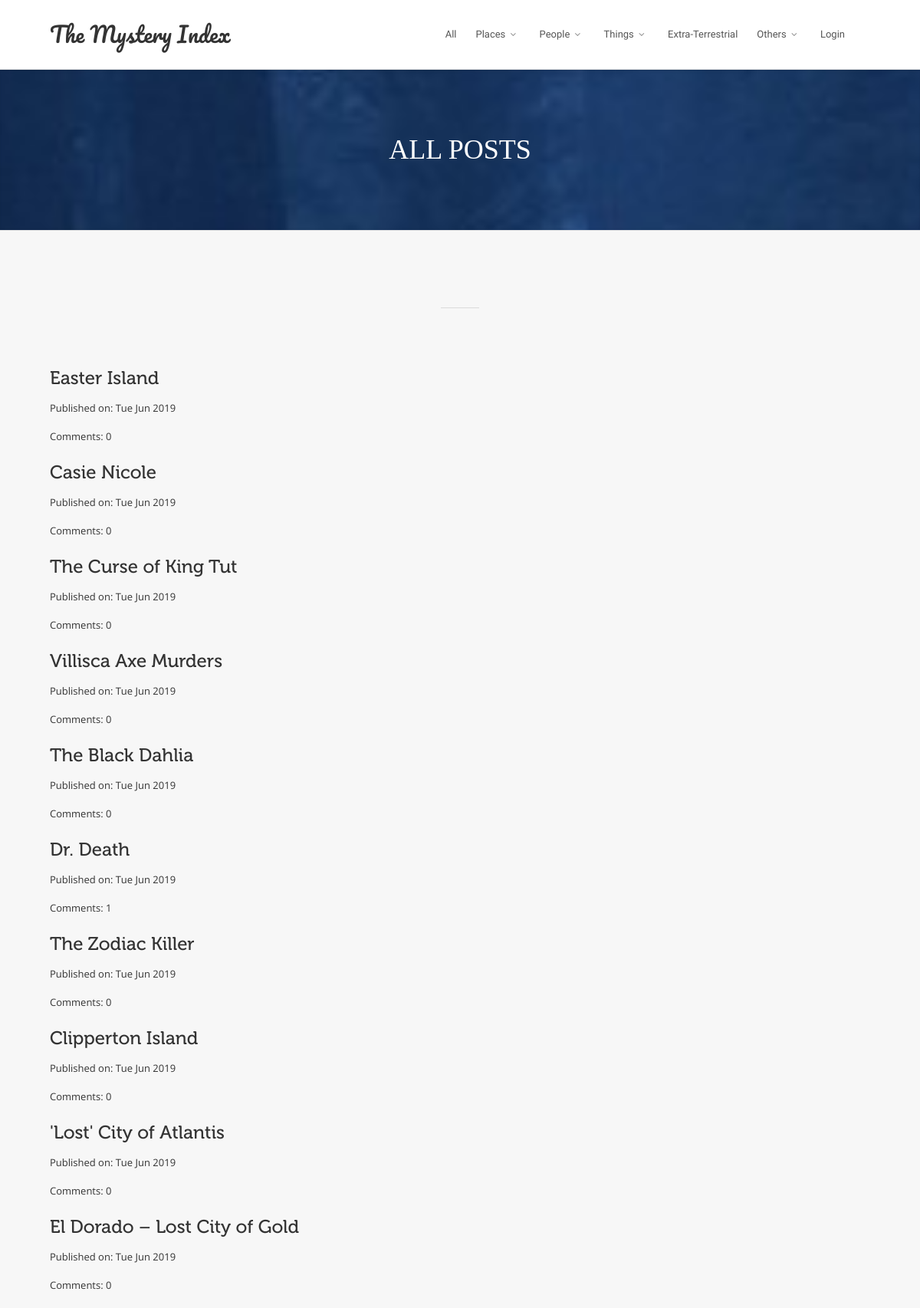
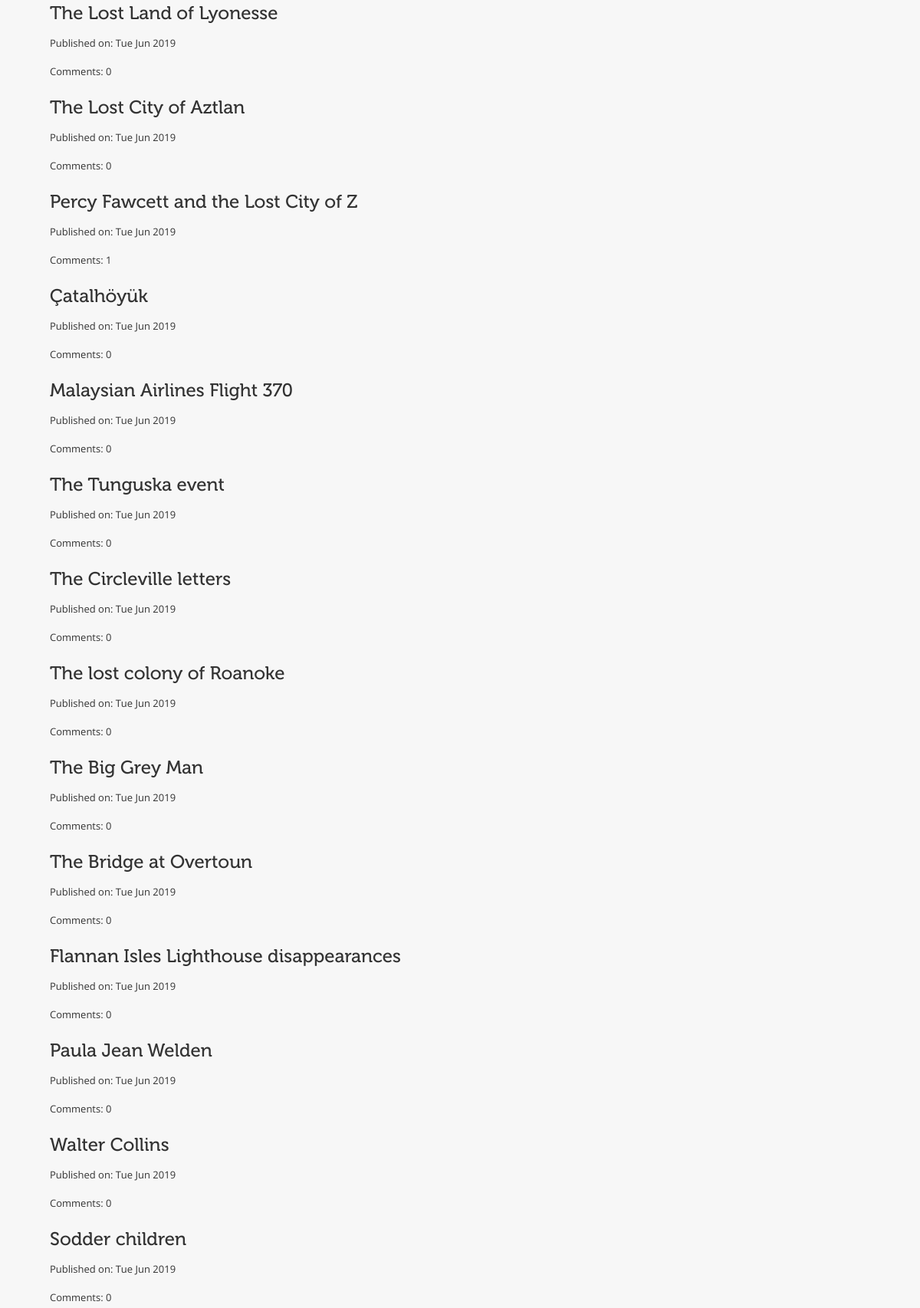
Screenshot of /blog/ (upper part) with the database file from the repository (2 pictures, top to bottom).
### blog/models.py (models this page shows, shortened)
class Post(models.Model):
    author = models.ForeignKey('auth.User',on_delete=models.CASCADE)
    title = models.CharField(max_length=200)
    category = models.ForeignKey('blog.Categories',related_name='category',on_delete=models.CASCADE)
    text = models.TextField()
    image = models.ImageField(upload_to='posts')
    create_date = models.DateTimeField(default=timezone.now)
    published_date = models.DateTimeField(blank=True,null=True)
    def approve_comments(self):
        return self.comments.filter(approved_comment=True)

### blog/views.py (the view)
# urls.py: path('blog/',views.PostListView.as_view(),name='post_list'),
class PostListView(ListView):
    model = Post
    def get_context_data(self,**kwargs):
        context  = super().get_context_data(**kwargs)
        context['title'] = "ALL POSTS"
        context['img']="media/headers/main.jpg"
        return context
    def get_queryset(self):
        return Post.objects.filter(published_date__lte=timezone.now()).order_by('-published_date')

### blog/templates/blog/post_list.html
{% extends 'blog/base.html' %}
{% load static %}
{% block content %}
  <div class="v-parallax v-bg-stylish v-bg-stylish-v10" id="download" style="background-image: url({% static img %});">
    <div class="container">
      <div class="row center">
        <div class="col-sm-12">
            <div class="v-content-wrapper">
                    <p class="v-smash-text-large-2x">
                        <span>{{title}}</span>
                    </p>
                </div>
              </div>
            </div>
          </div>
        </div>
        <div class="v-parallax v-bg-stylish v-bg-stylish-v4 no-shadow" id="posts">
            <div class="container">
                <div class="row">
                    <div class="col-sm-12">
                    <div class="horizontal-break"></div>
                <div class="v-spacer col-sm-12 v-height-standard"></div>
                {% for post in post_list %}
                    <div class="post">
                        <h1><a href="{% url 'post_detail' pk=post.pk %}">{{ post.title }}</a></h1>
                        <div class="date">
                            <p>Published on: {{ post.published_date|date:"D M Y"}}</p>
                        </div>
                        <a href="{% url 'post_detail' pk=post.pk %}">Comments: {{ post.approve_comments.count }}</a>
                    </div>
                {% endfor %}
            </div>
          </div>
        </div>
    </div>
{% endblock %}

### blog/templates/blog/base.html (shortened to what this page needs)
<!DOCTYPE html>
{% load static %}
<html>
<head>
    <link rel="stylesheet" href="//cdn.jsdelivr.net/medium-editor/latest/css/medium-editor.min.css" type="text/css" media="screen" charset="utf-8">
    <link href="{% static 'css/bootstrap.min.css' %}" rel="stylesheet" />
    <link href="{% static 'css/style.css' %}" rel="stylesheet" />
    <link href="{% static 'css/font-awesome.min.css' %}" rel="stylesheet" />
    <link href="{% static 'css/v-nav-menu.css' %}" rel="stylesheet" />
    <link href="{% static 'css/v-animation.css' %}" rel="stylesheet" />
    <link href="{% static 'css/v-bg-stylish.css' %}" rel="stylesheet" />
    <link href="{% static 'css/v-shortcodes.css' %}" rel="stylesheet" />
    <link href="{% static 'css/theme-responsive.css' %}" rel="stylesheet" />
    <link href="{% static 'plugins/owl-carousel/owl.theme.css' %}" rel="stylesheet" />
    <link href="{% static 'plugins/owl-carousel/owl.carousel.css' %}" rel="stylesheet" />
    <link href="{% static 'plugins/rs-plugin/css/settings.css' %}" rel="stylesheet" />
    <link href="{% static 'plugins/rs-plugin/css/custom-captions.css' %}" rel="stylesheet" />
    <link rel="stylesheet" href="{% static 'css/custom.css' %}">
</head>
<body class="no-page-top">
    <header class="header" data-bg-color="rgba(9, 103, 139, 0.36)" data-font-color="#fff">
      <div class="container">
        <div class="logo">
          <a href="{% url 'index' %}" style="font-family: 'Pacifico', cursive; font-size: 28px">
              The Mystery Index
          </a>
        </div>
        <div class="navbar-collapse nav-main-collapse collapse">
          <nav class="nav-main mega-menu one-page-menu">
            <ul class="nav nav-pills nav-main" id="mainMenu">
                <li>
                    <a data-hash href="{% url 'post_list' %}">All</a>
                </li>
                <li class="dropdown">
                    <a class="dropdown-toggle menu-icon" href="#"></i>Places <i class="fa fa-caret-down"></i></a>
                </li>
                <li class="dropdown">
                    <a class="dropdown-toggle menu-icon" href="#"></i>People <i class="fa fa-caret-down"></i></a>
                </li>
                <li class="dropdown">
                    <a class="dropdown-toggle menu-icon" href="#"></i>Things <i class="fa fa-caret-down"></i></a>
                </li>
                <li>
                    <a data-hash href="{% url 'extra-terrestrial' %}"></i>Extra-Terrestrial</a>
                </li>
                <li class="dropdown">
                    <a class="dropdown-toggle menu-icon" href="#"></i>Others <i class="fa fa-caret-down"></i></a>
                </li>
                {% if user.is_authenticated %}
                <li class="dropdown">
                    <a class="dropdown-toggle menu-icon" href="#"></i>Welcome: {{ user.username }} <i class="fa fa-caret-down"></i></a>
                    <ul class="dropdown-menu">
                        <li><a href="{% url 'post_new' %}">New Post</a></li>
                        <li><a href="{% url 'post_draft_list' %}">Drafts</a></li>
                    </ul>
                </li>
                <li>
                    <a data-hash href="{% url 'logout' %}"></i>Logout</a>
                </li>
                {% else %}
                <li>
                    <a data-hash href="{% url 'login' %}"></i>Login</a>
                </li>
                {% endif %}
            </ul>
          </nav>
        </div>
      </div>
    </header>
	  {% block content %}
    {% endblock %}
</body>
</html>

### blog/static/css/v-nav-menu.css (style rules this page uses)
header { clear: both; background: #FFF; position: fixed; top: 0; width: 100%; z-index: 1001; border-bottom: 1px solid #e1e1e1; box-shadow: 0 1px 4px rgba(0, 0, 0, 0.10); -moz-transition: all 0.2s; -o-transition: all 0.2s; -webkit-transition: all 0.2s; transition: all 0.2s; }
nav.nav-main.one-page-menu .fa { margin-right: 6px; font-size: 14px; }
body.no-page-top { background: #EDEFF2; }
body { padding-top: 90px; }
body .shopping-cart-widget, body .logo, body .search, body nav ul.nav-main { -moz-transition: all 0.3s; -o-transition: all 0.3s; -webkit-transition: all 0.3s; transition: all 0.3s; }
header > .container { position: relative; }
header div.logo { display: table; position: absolute; height: 90px; }
header div.logo a { display: table-cell; vertical-align: middle; }
header nav.nav-main { float: right; }
header .nav > li > a { padding: 35px 15px; }
header .nav-pills > li { margin-right: 3px; }
header div.nav-main-collapse, header div.nav-main-collapse.in { overflow-y: visible; }
header nav ul.nav-main i.fa-caret-down { background: transparent; border-radius: 100%; color: #888; display: inline-block; font-size: 10px; height: 14px; line-height: 15px; position: relative; text-align: center; top: -1px; width: 10px; }
header nav ul.nav-main > li + li { margin-left: -8px; }
header nav ul.nav-main li a { font-style: normal; line-height: 20px; position: relative; background: none; text-transform: none; display: block; color: #555; letter-spacing: 0px; text-shadow: 0 0px 0px rgba(0, 0, 0, 0.0); font-size: 13px; font-weight: 500; font-family: Raleway !important; }
header nav ul.nav-main i.fa-caret-down.fa-caret-down:before { content: "\f107"; font-size: 12px; vertical-align: -1px; margin-left: 3px; }
header nav ul.nav-pills > li > a:before { display: none; }
header nav ul.nav-pills > li > a, header nav ul.nav-pills > li > a:hover, header nav ul.nav-pills > li > a:focus, header nav ul.nav-pills > li.active > a, header nav ul.nav-pills > li.active > a:hover, header nav ul.nav-pills > li.active > a:focus { -moz-border-radius: 0; -webkit-border-radius: 0; border-radius: 0; border: 0; background-color:transparent; }

### blog/static/css/v-bg-stylish.css (style rules this page uses)
.v-bg-stylish.v-bg-stylish-v4 { background-color: #f7f7f7; border-color: #e4e4e4; }
.v-bg-stylish.v-bg-stylish-v4, .v-bg-stylish.v-bg-stylish-v4 h1, .v-bg-stylish.v-bg-stylish-v4 h2, .v-bg-stylish.v-bg-stylish-v4 h3, .v-bg-stylish.v-bg-stylish-v4 h3, .v-bg-stylish.v-bg-stylish-v4 h4, .v-bg-stylish.v-bg-stylish-v4 h5, .v-bg-stylish.v-bg-stylish-v4 h6, .v-bg-stylish-v4 .carousel-wrap > a { color: #333; }
.v-bg-stylish.v-bg-stylish-v10 { background-color: #25CBF5; }
.v-bg-stylish.v-bg-stylish-v10, .v-bg-stylish.v-bg-stylish-v10 h1, .v-bg-stylish.v-bg-stylish-v10 h2, .v-bg-stylish.v-bg-stylish-v10 h3, .v-bg-stylish.v-bg-stylish-v10 h3, .v-bg-stylish.v-bg-stylish-v10 h4, .v-bg-stylish.v-bg-stylish-v10 h5, .v-bg-stylish.v-bg-stylish-v10 h6, .v-bg-stylish-v10 .carousel-wrap > a { color: #ffffff; }

### blog/static/css/v-shortcodes.css (style rules this page uses)
.nav > li > a { padding: 10px 18px; }
.v-parallax { padding-top: 80px !important; padding-bottom: 80px !important; overflow: hidden; position: relative; width: 100%; background-attachment: fixed; -moz-background-size: cover; -webkit-background-size: cover; background-size: cover; background-repeat: no-repeat; background-position: center center; }
.v-parallax .v-content-wrapper { position: relative; z-index: 5; }
.v-parallax .v-content-wrapper p:last-child { margin-bottom: 0; }
.horizontal-break { height: 1px; width: 50px; margin: 20px auto 25px; background-color: #DADADA; }

### blog/static/css/custom.css (style rules this page uses)
@media (min-width: 1200px) { .container { width: 1100px; } }

### blog/templates/blog/base.html (style rules this page uses)
* { box-sizing: border-box; }

### rows the page displays
Post: title "Easter Island", published_date "Tue Jun 2019", approve_comments.count "0"
Post: title "Casie Nicole", published_date "Tue Jun 2019", approve_comments.count "0"
Post: title "The Curse of King Tut", published_date "Tue Jun 2019", approve_comments.count "0"
Post: title "Villisca Axe Murders", published_date "Tue Jun 2019", approve_comments.count "0"
Post: title "The Black Dahlia", published_date "Tue Jun 2019", approve_comments.count "0"
Post: title "Dr. Death", published_date "Tue Jun 2019", approve_comments.count "1"
Post: title "The Zodiac Killer", published_date "Tue Jun 2019", approve_comments.count "0"
Post: title "Clipperton Island", published_date "Tue Jun 2019", approve_comments.count "0"
Post: title "'Lost' City of Atlantis", published_date "Tue Jun 2019", approve_comments.count "0"
Post: title "El Dorado – Lost City of Gold", published_date "Tue Jun 2019", approve_comments.count "0"
Post: title "The Lost Land of Lyonesse", published_date "Tue Jun 2019", approve_comments.count "0"
Post: title "The Lost City of Aztlan", published_date "Tue Jun 2019", approve_comments.count "0"
Post: title "Percy Fawcett and the Lost City of Z", published_date "Tue Jun 2019", approve_comments.count "1"
Post: title "Çatalhöyük", published_date "Tue Jun 2019", approve_comments.count "0"
Post: title "Malaysian Airlines Flight 370", published_date "Tue Jun 2019", approve_comments.count "0"
Post: title "The Tunguska event", published_date "Tue Jun 2019", approve_comments.count "0"
Post: title "The Circleville letters", published_date "Tue Jun 2019", approve_comments.count "0"
Post: title "The lost colony of Roanoke", published_date "Tue Jun 2019", approve_comments.count "0"
Post: title "The Big Grey Man", published_date "Tue Jun 2019", approve_comments.count "0"
Post: title "The Bridge at Overtoun", published_date "Tue Jun 2019", approve_comments.count "0"
Post: title "Flannan Isles Lighthouse disappearances", published_date "Tue Jun 2019", approve_comments.count "0"
Post: title "Paula Jean Welden", published_date "Tue Jun 2019", approve_comments.count "0"
Post: title "Walter Collins", published_date "Tue Jun 2019", approve_comments.count "0"
Post: title "Sodder children", published_date "Tue Jun 2019", approve_comments.count "0"

### other values shown
{{ title }} "ALL POSTS"
